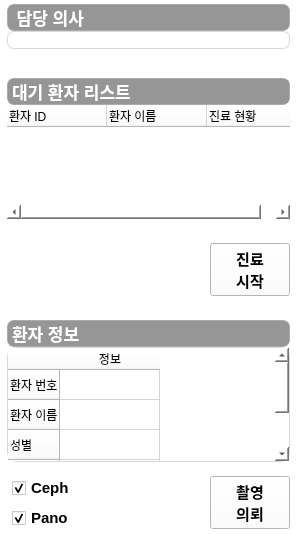
<?xml version="1.0" encoding="UTF-8"?>
<ui version="4.0">
 <class>PatientInfo</class>
 <widget class="QWidget" name="PatientInfo">
  <property name="geometry">
   <rect>
    <x>0</x>
    <y>0</y>
    <width>300</width>
    <height>534</height>
   </rect>
  </property>
  <property name="minimumSize">
   <size>
    <width>300</width>
    <height>0</height>
   </size>
  </property>
  <property name="maximumSize">
   <size>
    <width>300</width>
    <height>16777215</height>
   </size>
  </property>
  <property name="windowTitle">
   <string>Form</string>
  </property>
  <property name="styleSheet">
   <string notr="true">background-color: rgb(255, 255, 255);</string>
  </property>
  <layout class="QGridLayout" name="gridLayout">
   <property name="leftMargin">
    <number>3</number>
   </property>
   <property name="topMargin">
    <number>0</number>
   </property>
   <property name="rightMargin">
    <number>0</number>
   </property>
   <property name="bottomMargin">
    <number>0</number>
   </property>
   <item row="5" column="0">
    <spacer name="verticalSpacer_3">
     <property name="orientation">
      <enum>Qt::Vertical</enum>
     </property>
     <property name="sizeType">
      <enum>QSizePolicy::Fixed</enum>
     </property>
     <property name="sizeHint" stdset="0">
      <size>
       <width>20</width>
       <height>10</height>
      </size>
     </property>
    </spacer>
   </item>
   <item row="3" column="0">
    <spacer name="verticalSpacer_2">
     <property name="orientation">
      <enum>Qt::Vertical</enum>
     </property>
     <property name="sizeType">
      <enum>QSizePolicy::Fixed</enum>
     </property>
     <property name="sizeHint" stdset="0">
      <size>
       <width>20</width>
       <height>10</height>
      </size>
     </property>
    </spacer>
   </item>
   <item row="0" column="0">
    <layout class="QVBoxLayout" name="verticalLayout_6">
     <property name="spacing">
      <number>0</number>
     </property>
     <property name="leftMargin">
      <number>4</number>
     </property>
     <property name="topMargin">
      <number>4</number>
     </property>
     <property name="rightMargin">
      <number>10</number>
     </property>
     <property name="bottomMargin">
      <number>4</number>
     </property>
     <item>
      <widget class="QLabel" name="label_3">
       <property name="font">
        <font>
         <pointsize>13</pointsize>
         <bold>true</bold>
        </font>
       </property>
       <property name="styleSheet">
        <string notr="true">background-color: rgb(150, 150, 150);
color: rgb(255, 255, 255);

border: 1px solid rgba(150, 150, 150, 150);
border-radius:7px;
</string>
       </property>
       <property name="text">
        <string> 담당 의사</string>
       </property>
       <property name="margin">
        <number>4</number>
       </property>
       <property name="buddy">
        <cstring>lineEdit</cstring>
       </property>
      </widget>
     </item>
     <item>
      <widget class="QLineEdit" name="lineEdit">
       <property name="styleSheet">
        <string notr="true">border: 1px solid rgba(190, 190, 190, 150);
border-radius:7px;</string>
       </property>
      </widget>
     </item>
    </layout>
   </item>
   <item row="2" column="0">
    <layout class="QVBoxLayout" name="verticalLayout_2">
     <property name="spacing">
      <number>0</number>
     </property>
     <property name="leftMargin">
      <number>4</number>
     </property>
     <property name="topMargin">
      <number>4</number>
     </property>
     <property name="rightMargin">
      <number>10</number>
     </property>
     <property name="bottomMargin">
      <number>4</number>
     </property>
     <item>
      <widget class="QLabel" name="label">
       <property name="font">
        <font>
         <pointsize>13</pointsize>
         <bold>true</bold>
        </font>
       </property>
       <property name="styleSheet">
        <string notr="true">background-color: rgb(150, 150, 150);
color: rgb(255, 255, 255);

border: 1px solid rgba(150, 150, 150, 150);
border-radius:7px;
</string>
       </property>
       <property name="text">
        <string>대기 환자 리스트</string>
       </property>
       <property name="margin">
        <number>4</number>
       </property>
      </widget>
     </item>
     <item>
      <widget class="QTreeWidget" name="WaitingList">
       <property name="font">
        <font>
         <pointsize>11</pointsize>
        </font>
       </property>
       <property name="styleSheet">
        <string notr="true"/>
       </property>
       <property name="frameShape">
        <enum>QFrame::NoFrame</enum>
       </property>
       <property name="rootIsDecorated">
        <bool>false</bool>
       </property>
       <property name="headerHidden">
        <bool>false</bool>
       </property>
       <attribute name="headerVisible">
        <bool>true</bool>
       </attribute>
       <column>
        <property name="text">
         <string>환자 ID</string>
        </property>
       </column>
       <column>
        <property name="text">
         <string>환자 이름</string>
        </property>
       </column>
       <column>
        <property name="text">
         <string>진료 현황</string>
        </property>
       </column>
      </widget>
     </item>
    </layout>
   </item>
   <item row="6" column="0">
    <layout class="QVBoxLayout" name="verticalLayout_3">
     <property name="spacing">
      <number>0</number>
     </property>
     <property name="leftMargin">
      <number>4</number>
     </property>
     <property name="topMargin">
      <number>4</number>
     </property>
     <property name="rightMargin">
      <number>10</number>
     </property>
     <property name="bottomMargin">
      <number>4</number>
     </property>
     <item>
      <widget class="QLabel" name="label_2">
       <property name="font">
        <font>
         <pointsize>13</pointsize>
         <bold>true</bold>
        </font>
       </property>
       <property name="styleSheet">
        <string notr="true">background-color: rgb(150, 150, 150);
color: rgb(255, 255, 255);

border: 1px solid rgba(150, 150, 150, 150);
border-radius:7px;
</string>
       </property>
       <property name="text">
        <string>환자 정보</string>
       </property>
       <property name="margin">
        <number>4</number>
       </property>
      </widget>
     </item>
     <item>
      <widget class="QTableWidget" name="tableWidget">
       <property name="font">
        <font>
         <pointsize>11</pointsize>
        </font>
       </property>
       <property name="layoutDirection">
        <enum>Qt::LeftToRight</enum>
       </property>
       <property name="styleSheet">
        <string notr="true"> 
QTableCornerButton::section {border-top-left-radius:10px; background-color: #FFFFFF;}
QHeaderView {border-top-right-radius:10px;
background-color: #FFFFFF;}

QTableWidget {
border-radius:10px;
border: 1px solid rgba(190, 190, 190, 150);
selection-background-color: qlineargradient(spread:pad, x1:0.4, y1:0.4, x2:1, 
y2:1, stop:0 rgba(180, 180, 180, 50),
stop:1 rgba(149, 210, 253, 100));
selection-color: black;
}</string>
       </property>
       <property name="frameShape">
        <enum>QFrame::NoFrame</enum>
       </property>
       <property name="editTriggers">
        <set>QAbstractItemView::NoEditTriggers</set>
       </property>
       <property name="showGrid">
        <bool>true</bool>
       </property>
       <property name="gridStyle">
        <enum>Qt::SolidLine</enum>
       </property>
       <property name="cornerButtonEnabled">
        <bool>false</bool>
       </property>
       <attribute name="horizontalHeaderShowSortIndicator" stdset="0">
        <bool>false</bool>
       </attribute>
       <row>
        <property name="text">
         <string>환자 번호</string>
        </property>
       </row>
       <row>
        <property name="text">
         <string>환자 이름</string>
        </property>
       </row>
       <row>
        <property name="text">
         <string>성별</string>
        </property>
       </row>
       <row>
        <property name="text">
         <string>생년월일</string>
        </property>
       </row>
       <row>
        <property name="text">
         <string>메모</string>
        </property>
       </row>
       <column>
        <property name="text">
         <string>정보</string>
        </property>
       </column>
       <item row="0" column="0">
        <property name="text">
         <string/>
        </property>
        <property name="toolTip">
         <string extracomment="hjkhjk"/>
        </property>
        <property name="font">
         <font>
          <pointsize>11</pointsize>
         </font>
        </property>
       </item>
       <item row="1" column="0">
        <property name="text">
         <string/>
        </property>
        <property name="font">
         <font>
          <pointsize>11</pointsize>
         </font>
        </property>
       </item>
       <item row="2" column="0">
        <property name="text">
         <string/>
        </property>
        <property name="font">
         <font>
          <pointsize>11</pointsize>
         </font>
        </property>
       </item>
       <item row="3" column="0">
        <property name="text">
         <string/>
        </property>
        <property name="font">
         <font>
          <pointsize>11</pointsize>
         </font>
        </property>
       </item>
       <item row="4" column="0">
        <property name="text">
         <string/>
        </property>
        <property name="toolTip">
         <string/>
        </property>
        <property name="font">
         <font>
          <pointsize>11</pointsize>
         </font>
        </property>
        <property name="foreground">
         <brush brushstyle="NoBrush">
          <color alpha="255">
           <red>0</red>
           <green>0</green>
           <blue>0</blue>
          </color>
         </brush>
        </property>
       </item>
      </widget>
     </item>
    </layout>
   </item>
   <item row="7" column="0">
    <layout class="QHBoxLayout" name="horizontalLayout">
     <property name="leftMargin">
      <number>4</number>
     </property>
     <property name="topMargin">
      <number>4</number>
     </property>
     <property name="rightMargin">
      <number>10</number>
     </property>
     <property name="bottomMargin">
      <number>4</number>
     </property>
     <item>
      <spacer name="horizontalSpacer_2">
       <property name="orientation">
        <enum>Qt::Horizontal</enum>
       </property>
       <property name="sizeType">
        <enum>QSizePolicy::Fixed</enum>
       </property>
       <property name="sizeHint" stdset="0">
        <size>
         <width>5</width>
         <height>20</height>
        </size>
       </property>
      </spacer>
     </item>
     <item>
      <layout class="QVBoxLayout" name="verticalLayout_4">
       <item>
        <widget class="QCheckBox" name="Ceph">
         <property name="font">
          <font>
           <pointsize>11</pointsize>
           <bold>true</bold>
          </font>
         </property>
         <property name="styleSheet">
          <string notr="true">background-color: rgb(255, 255, 255);</string>
         </property>
         <property name="text">
          <string>Ceph</string>
         </property>
         <property name="checked">
          <bool>true</bool>
         </property>
        </widget>
       </item>
       <item>
        <widget class="QCheckBox" name="Pano">
         <property name="font">
          <font>
           <pointsize>11</pointsize>
           <bold>true</bold>
          </font>
         </property>
         <property name="styleSheet">
          <string notr="true">background-color: rgb(255, 255, 255);</string>
         </property>
         <property name="text">
          <string>Pano</string>
         </property>
         <property name="checked">
          <bool>true</bool>
         </property>
        </widget>
       </item>
      </layout>
     </item>
     <item>
      <spacer name="horizontalSpacer_3">
       <property name="orientation">
        <enum>Qt::Horizontal</enum>
       </property>
       <property name="sizeHint" stdset="0">
        <size>
         <width>8</width>
         <height>20</height>
        </size>
       </property>
      </spacer>
     </item>
     <item>
      <widget class="QPushButton" name="Camerastart">
       <property name="font">
        <font>
         <pointsize>11</pointsize>
         <bold>true</bold>
        </font>
       </property>
       <property name="text">
        <string>촬영
의뢰</string>
       </property>
      </widget>
     </item>
    </layout>
   </item>
   <item row="4" column="0">
    <layout class="QHBoxLayout" name="horizontalLayout_2">
     <property name="leftMargin">
      <number>4</number>
     </property>
     <property name="topMargin">
      <number>4</number>
     </property>
     <property name="rightMargin">
      <number>10</number>
     </property>
     <property name="bottomMargin">
      <number>4</number>
     </property>
     <item>
      <spacer name="horizontalSpacer">
       <property name="orientation">
        <enum>Qt::Horizontal</enum>
       </property>
       <property name="sizeHint" stdset="0">
        <size>
         <width>40</width>
         <height>20</height>
        </size>
       </property>
      </spacer>
     </item>
     <item>
      <widget class="QPushButton" name="Treatmentstart">
       <property name="font">
        <font>
         <pointsize>11</pointsize>
         <bold>true</bold>
        </font>
       </property>
       <property name="text">
        <string>진료
시작</string>
       </property>
      </widget>
     </item>
    </layout>
   </item>
   <item row="1" column="0">
    <spacer name="verticalSpacer">
     <property name="orientation">
      <enum>Qt::Vertical</enum>
     </property>
     <property name="sizeType">
      <enum>QSizePolicy::Fixed</enum>
     </property>
     <property name="sizeHint" stdset="0">
      <size>
       <width>20</width>
       <height>15</height>
      </size>
     </property>
    </spacer>
   </item>
  </layout>
 </widget>
 <resources/>
 <connections/>
</ui>
